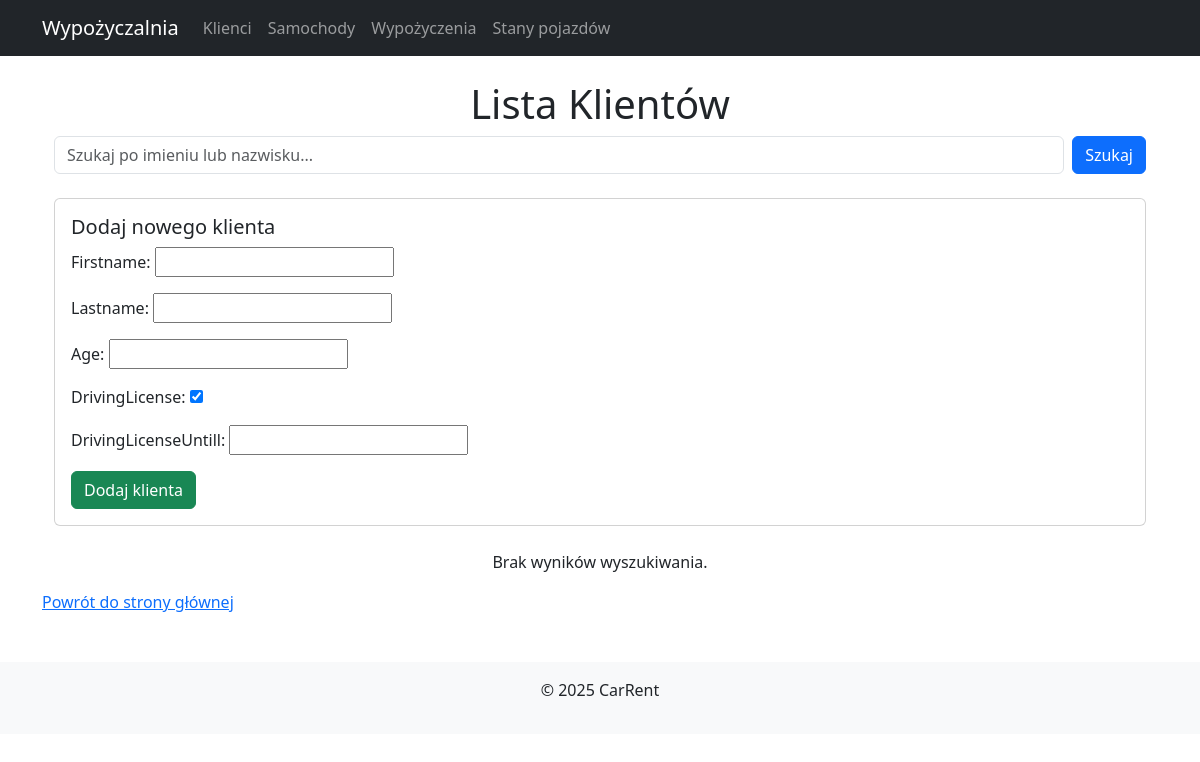
Page /carrent/clients/ on the earlier database version.
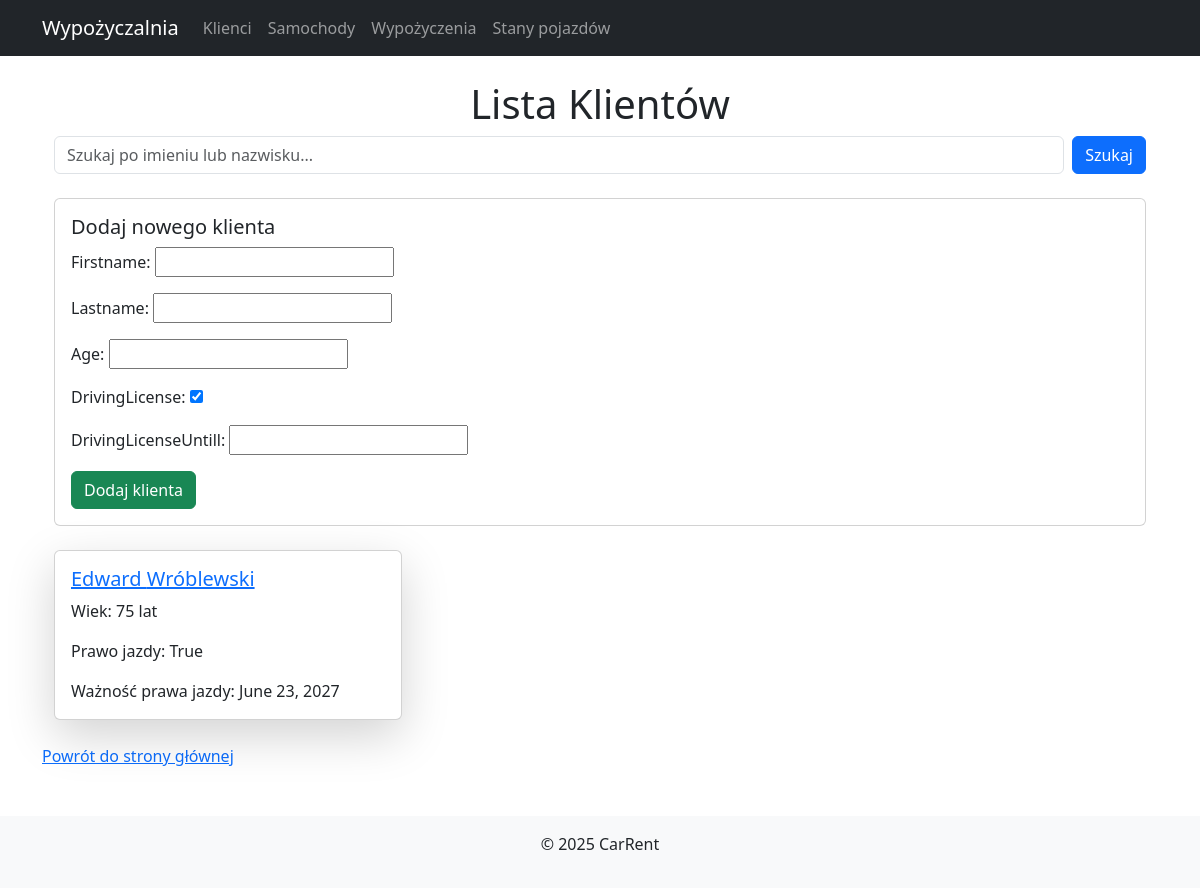
Same page on the later database version.
### carrent/models.py (models this page shows, shortened)
class Client(models.Model):
    firstname = models.CharField(max_length=50)
    lastname = models.CharField(max_length=50)
    age = models.IntegerField()
    drivingLicense = models.BooleanField(default=True)
    drivingLicenseUntill = models.DateField()
    class Meta:
        ordering = ['firstname', 'lastname']

### carrent/views.py (the view)
# urls.py: path('clients/', views.client_list, name='client_list'),
def client_list(request):
    query = request.GET.get('q')
    clients = Client.objects.all()
    if query:
        clients = clients.filter(firstname__icontains=query) | clients.filter(lastname__icontains=query)
    if request.method == "POST":
        form = ClientForm(request.POST)
        if form.is_valid():
            form.save()
            return redirect('client_list')  # Odśwież stronę po dodaniu samochodu
    else:
        form = ClientForm()
    return render(request, 'carrent/client/list.html', {'clients': clients, 'query': query, 'form': form})

### carrent/forms.py
class ClientForm(forms.ModelForm):
    class Meta:
        model = Client
        fields = ['firstname', 'lastname', 'age', 'drivingLicense', 'drivingLicenseUntill']

### carrent/templates/carrent/client/list.html (shortened to what this page needs)
{% extends 'carrent/base.html' %}
{% block content %}
<div class="container">
    <h1 class="text-center">Lista Klientów</h1>
    <form method="GET" class="d-flex mb-4">
        <input type="text" name="q" class="form-control me-2" placeholder="Szukaj po imieniu lub nazwisku..."
               value="{{ query|default_if_none:'' }}">
        <button type="submit" class="btn btn-primary">Szukaj</button>
    </form>
    <div class="card mb-4">
        <div class="card-body">
            <h5 class="card-title">Dodaj nowego klienta</h5>
            <form method="POST">
                {{ form.as_p }}
                <button type="submit" name="add_client" class="btn btn-success">Dodaj klienta</button>
            </form>
        </div>
    </div>
    <div class="row">
        {% for client in clients %}
            <div class="col-md-4">
                <div class="card shadow-lg mb-4">
                    <div class="card-body">
                        <a href="{% url 'client_detail' client.id %}">
                        <h5 class="card-title">{{ client.firstname }} {{ client.lastname }}</h5> </a>
                        <p class="card-text">Wiek: {{ client.age }} lat</p>
                        <p class="card-text">Prawo jazdy: {{ client.drivingLicense }}</p>
                        <p class="card-text">Ważność prawa jazdy: {{ client.drivingLicenseUntill }}</p>
                    </div>
                </div>
            </div>
        {% empty %}
            <p class="text-center">Brak wyników wyszukiwania.</p>
        {% endfor %}
    </div>
</div>
<a href="{% url 'home' %}">Powrót do strony głównej</a>
{% endblock %}

Differences in the rows shown:
added Client: firstname "Edward", lastname "Wróblewski", age "75", drivingLicense "True", drivingLicenseUntill "June 23, 2027"
Other differences:
text no longer shown: "Brak wyników wyszukiwania."
